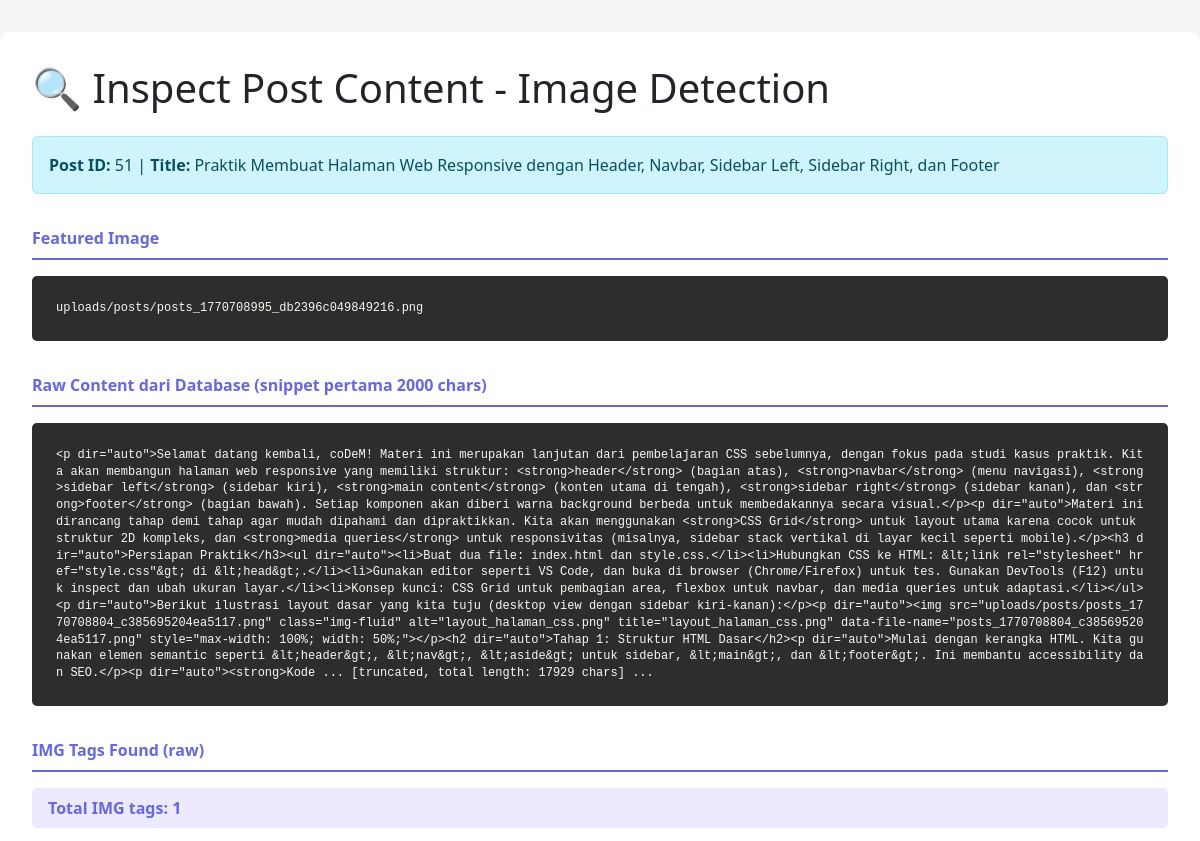
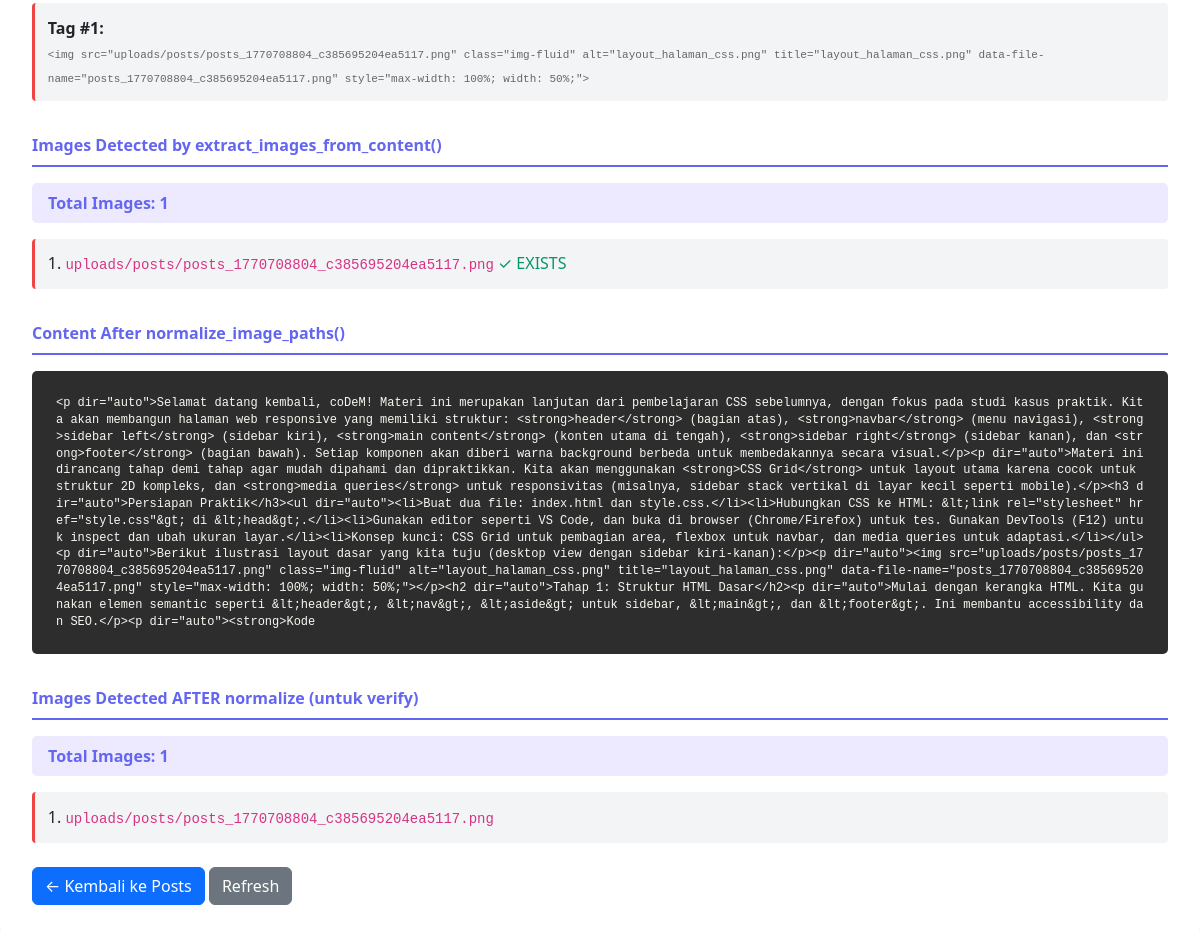
Screenshot of /admin/inspect-post-content.php (signed in) with the database file from the repository (2 pictures, top to bottom).
### tables this page shows
CREATE TABLE `posts` (
  `id` int NOT NULL,
  `title` varchar(255) NOT NULL,
  `slug` varchar(255) NOT NULL,
  `content` longtext NOT NULL,
  `excerpt` text NOT NULL,
  `category` varchar(100) NOT NULL,
  `featured_image` varchar(255) DEFAULT NULL,
  `author` varchar(100) DEFAULT 'Admin',
  `views` int DEFAULT '0',
  `status` enum('draft','published','archived') DEFAULT 'draft',
  `created_at` timestamp NULL DEFAULT CURRENT_TIMESTAMP,
  `updated_at` timestamp NULL DEFAULT CURRENT_TIMESTAMP ON UPDATE CURRENT_TIMESTAMP
);

### config/helpers.php (called while the page is built, shortened)
<?php
function extract_images_from_content($content) {
    $images = [];
    $content = str_replace('\\', '/', $content);
    if (preg_match_all('/<img[^>]+src\s*=\s*["\']?([^"\'>\s]*uploads\/posts\/[^"\'>\s]*)["\']?/i', $content, $matches)) {
        foreach ($matches[1] as $path) {
            $path = trim($path, "'\" \t\n\r");
            $path = preg_replace('/[\?#].*/', '', $path);
            $filename = basename($path);
            if (!empty($filename) && strlen($filename) > 3 && strpos($filename, 'uploads') === false) {
                if (strpos($path, 'uploads/posts/') === 0) {
                    $images[] = $path;
                } else {
                    $images[] = 'uploads/posts/' . $filename;
                }
            }
        }
    }
    return array_unique($images);
}
function normalize_image_paths($content) {
    $content = preg_replace_callback(
        '/src\s*=\s*["\'](?:\.\.\/)+uploads\/posts\/([^"\'\\\\]+)["\']/',
        function($matches) {
            $filename = str_replace('\\', '', $matches[1]);
            return 'src="uploads/posts/' . $filename . '"';
        },
        $content
    );
    $content = preg_replace_callback(
        '/src\s*=\s*["\'](?:\.\.\\\\)+uploads\\\\posts\\\\([^"\'\\\\]+)["\']/',
        function($matches) {
            $filename = str_replace('\\', '', $matches[1]);
            return 'src="uploads/posts/' . $filename . '"';
        },
        $content
    );
    $content = preg_replace_callback(
        '/src\s*=\s*["\']\/uploads\/posts\/([^"\']+)["\']/',
        function($matches) {
            return 'src="uploads/posts/' . $matches[1] . '"';
        },
        $content
    );
    return $content;
}
?>

### admin/inspect-post-content.php (the view, shortened to what this page needs)
<?php
require_once '../config/db.php';
require_once '../config/helpers.php';
$query = "SELECT id, title, featured_image, content FROM posts ORDER BY id DESC LIMIT 1";
$result = mysqli_query($conn, $query);
$post = mysqli_fetch_assoc($result);
?>
<!DOCTYPE html>
<html lang="id">
<head>
    <link href="https://cdn.jsdelivr.net/npm/bootstrap@5.3.0/dist/css/bootstrap.min.css" rel="stylesheet">
</head>
<body>
    <div class="container-inspect">
        <h1 class="mb-4">🔍 Inspect Post Content - Image Detection</h1>
        <div class="alert alert-info">
            <strong>Post ID:</strong> <?php echo $post['id']; ?> |
            <strong>Title:</strong> <?php echo htmlspecialchars($post['title']); ?>
        </div>
        <div class="section-title">Featured Image</div>
        <div class="code-box">
<?php echo htmlspecialchars($post['featured_image'] ?? '(kosong)'); ?>
        </div>
        <div class="section-title">Raw Content dari Database (snippet pertama 2000 chars)</div>
        <div class="code-box">
<?php
$content_snippet = substr($post['content'], 0, 2000);
echo htmlspecialchars($content_snippet);
if (strlen($post['content']) > 2000) {
    echo "\n\n... [truncated, total length: " . strlen($post['content']) . " chars] ...";
}
?>
        </div>
        <div class="section-title">IMG Tags Found (raw)</div>
        <?php
        if (preg_match_all('/<img[^>]*>/i', $post['content'], $img_matches)) {
            echo '<div class="img-count">Total IMG tags: ' . count($img_matches[0]) . '</div>';
            foreach ($img_matches[0] as $idx => $img_tag) {
                echo '<div class="img-item">';
                echo '<strong>Tag #' . ($idx + 1) . ':</strong><br>';
                echo '<code style="font-size: 11px; color: #666;">' . htmlspecialchars(substr($img_tag, 0, 300)) . '</code>';
                echo '</div>';
            }
        } else {
            echo '<div class="alert alert-warning">Tidak ditemukan IMG tags</div>';
        }
        ?>
        <div class="section-title">Images Detected by extract_images_from_content()</div>
        <?php
        $extracted = extract_images_from_content($post['content']);
        if (!empty($extracted)) {
            echo '<div class="img-count">Total Images: ' . count($extracted) . '</div>';
            foreach ($extracted as $idx => $img) {
                echo '<div class="img-item">';
                echo ($idx + 1) . '. <code>' . htmlspecialchars($img) . '</code>';
                $full_path = dirname(__DIR__) . DIRECTORY_SEPARATOR . str_replace('/', DIRECTORY_SEPARATOR, $img);
                $exists = file_exists($full_path) ? '✓ EXISTS' : '✗ NOT FOUND';
                echo ' <span style="color: ' . (file_exists($full_path) ? '#059669' : '#dc2626') . ';">' . $exists . '</span>';
                echo '</div>';
            }
        } else {
            echo '<div class="alert alert-danger">⚠️ TIDAK ADA IMAGE TERDETEKSI - INI MASALAHNYA!</div>';
        }
        ?>
        <div class="section-title">Content After normalize_image_paths()</div>
        <?php
        $normalized_content = normalize_image_paths($post['content']);
        $content_snippet_norm = substr($normalized_content, 0, 2000);
        ?>
        <div class="code-box">
<?php echo htmlspecialchars($content_snippet_norm); ?>
        </div>
        <div class="section-title">Images Detected AFTER normalize (untuk verify)</div>
        <?php
        $extracted_after = extract_images_from_content($normalized_content);
        if (!empty($extracted_after)) {
            echo '<div class="img-count">Total Images: ' . count($extracted_after) . '</div>';
            foreach ($extracted_after as $idx => $img) {
                echo '<div class="img-item">';
                echo ($idx + 1) . '. <code>' . htmlspecialchars($img) . '</code>';
                echo '</div>';
            }
        } else {
            echo '<div class="alert alert-warning">Still no images detected after normalize</div>';
        }
        ?>
        <div class="mt-4">
            <a href="posts.php" class="btn btn-primary">← Kembali ke Posts</a>
            <button class="btn btn-secondary" onclick="location.reload()">Refresh</button>
        </div>
    </div>
</body>
</html>

### admin/inspect-post-content.php (style rules this page uses)
body { background: #f5f5f5; padding: 2rem 0; }
.container-inspect { background: white; border-radius: 10px; padding: 2rem; max-width: 1200px; margin: 0 auto; }
.code-box { background: #2d2d2d; color: #f8f8f2; padding: 1.5rem; border-radius: 5px; font-family: monospace; font-size: 12px; max-height: 500px; overflow-y: auto; line-height: 1.4; word-break: break-all; }
.section-title { font-weight: bold; color: #6366f1; margin-top: 2rem; margin-bottom: 1rem; border-bottom: 2px solid #6366f1; padding-bottom: 0.5rem; }
.img-count { background: #ede9fe; color: #6366f1; padding: 0.5rem 1rem; border-radius: 5px; font-weight: bold; margin-bottom: 1rem; }
.img-item { background: #f3f4f6; padding: 0.8rem; margin-bottom: 0.5rem; border-radius: 4px; border-left: 3px solid #ef4444; }

### rows the page displays
posts: id "51", title "Praktik Membuat Halaman Web Responsive dengan Header, Navbar, Sidebar Left, Sidebar Right, dan Footer", featured_image "uploads/posts/posts_1770708995_db2396c049849216.png", content "<p dir=\"auto\">Selamat datang kembali, coDeM! Materi ini merupakan lanjutan dari pembelajaran CSS sebelumnya, dengan fokus pada studi kasus praktik. Kita akan membangun halaman web responsive yang memiliki struktur: <strong>header</strong> (bagian atas), <strong>navbar</strong> (menu navigasi), <strong>sidebar left</strong> (sidebar kiri), <strong>main content</strong> (konten utama di tengah), <strong>sidebar right</strong> (sidebar kanan), dan <strong>footer</strong> (bagian bawah). Setiap komponen akan diberi warna background berbeda untuk membedakannya secara visual.</p><p dir=\"auto\">Materi ini dirancang tahap demi tahap agar mudah dipahami dan dipraktikkan. Kita akan menggunakan…", content "17929", content "1", content "uploads/posts/posts_1770708804_c385695204ea5117.png", content "✓ EXISTS"

### other values shown
count($img_matches[0]) "1"
